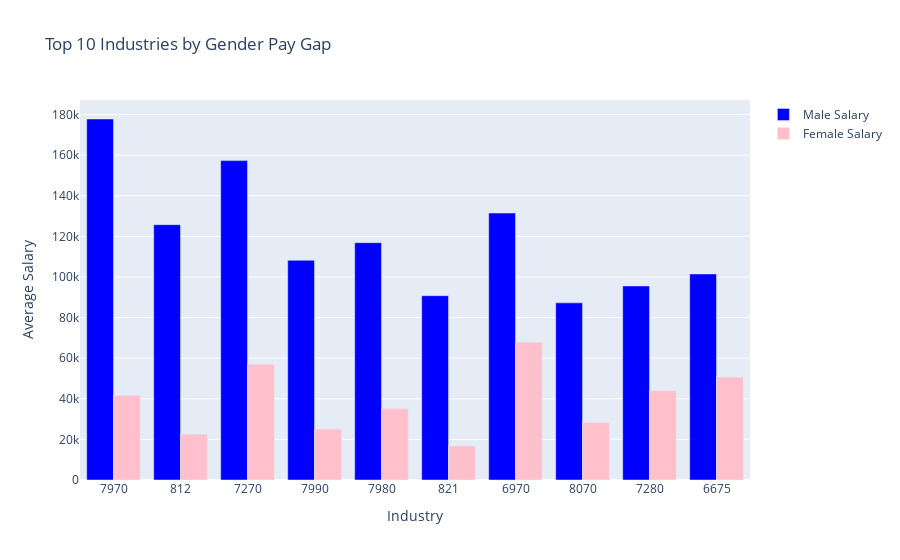

The notebook cell this image was saved under:
### Code cell
#Group by industry and gender, and calculate the average salary
grouped_data = (combined_df
                .groupBy('ind', 'sex_1')
                .agg(F.mean('incwage').alias('avg_incwage')))

# Pivot the DataFrame to get a wide format with genders as columns
grouped_data = grouped_data.groupBy('ind').pivot('sex_1', ['male', 'female']).agg(F.first('avg_incwage'))

#Calculate the pay gap (male salary - female salary)
grouped_data = grouped_data.withColumn('pay_gap', grouped_data['male'] - grouped_data['female'])

#Sort by the largest pay gap and select the top 10
top_10_industries = grouped_data.sort('pay_gap', ascending=False).limit(10)

#Convert to Pandas DataFrame for plotting if needed
top_10_industries_pd = top_10_industries.toPandas()

# Plotting

fig = go.Figure()

# Add male salaries
fig.add_trace(go.Bar(
    x=top_10_industries_pd['ind'], 
    y=top_10_industries_pd['male'], 
    name='Male Salary',
    marker_color='blue',
    hovertemplate='Industry: %{x}<br>Male Salary: %{y}<extra></extra>'
))

# Add female salaries
fig.add_trace(go.Bar(
    x=top_10_industries_pd['ind'], 
    y=top_10_industries_pd['female'], 
    name='Female Salary',
    marker_color='pink',
    hovertemplate='Industry: %{x}<br>Female Salary: %{y}<extra></extra>'
))

# Customize layout
fig.update_layout(
    title='Top 10 Industries by Gender Pay Gap',
    xaxis_title='Industry',
    yaxis_title='Average Salary',
    barmode='group',
    hovermode='x unified'
)

# Show plot
fig.show()

### Figure 1 — Plotly figure (JSON) as saved in the notebook; plotly's stock layout.template omitted (floating-point values rounded to 4 significant figures)
{"data": [{"hovertemplate": "Industry: %{x}<br>Male Salary: %{y}<extra></extra>", "marker": {"color": "blue"}, "name": "Male Salary", "type": "bar", "x": ["7970", "812", "7270", "7990", "7980", "821", "6970", "8070", "7280", "6675"], "y": [177800.0, 125800.0, 157300.0, 108200.0, 116900.0, 90780.0, 131500.0, 87260.0, 95590.0, 101500]}, {"hovertemplate": "Industry: %{x}<br>Female Salary: %{y}<extra></extra>", "marker": {"color": "pink"}, "name": "Female Salary", "type": "bar", "x": ["7970", "812", "7270", "7990", "7980", "821", "6970", "8070", "7280", "6675"], "y": [41800.0, 22620.0, 57040.0, 25130.0, 35180.0, 16810.0, 67940.0, 28300.0, 44030.0, 50700]}], "layout": {"barmode": "group", "hovermode": "x unified", "title": {"text": "Top 10 Industries by Gender Pay Gap"}, "xaxis": {"title": {"text": "Industry"}}, "yaxis": {"title": {"text": "Average Salary"}}}}
